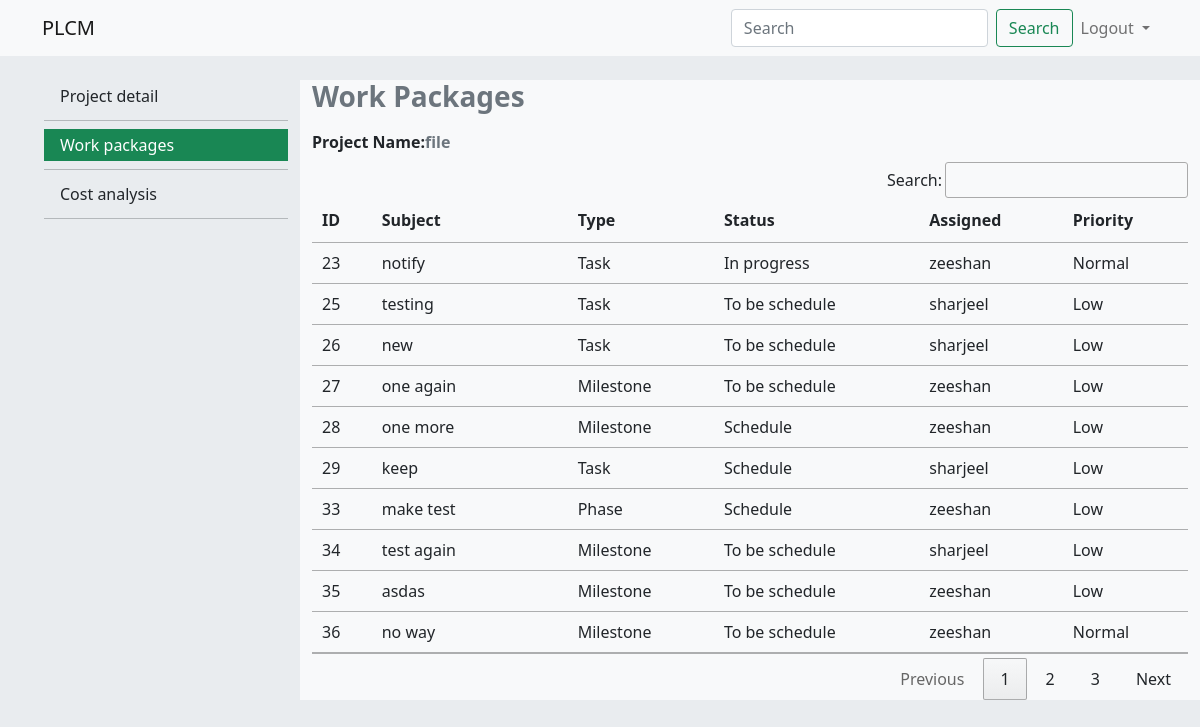
The app's page /admin/work_packages.php?p_id=80 (signed in) with its own data.
### tables this page shows
CREATE TABLE `projects` (
  `p_id` int(11) NOT NULL,
  `p_title` text NOT NULL,
  `p_category` text NOT NULL,
  `p_problem` text NOT NULL,
  `p_description` text NOT NULL,
  `file_path` text NOT NULL,
  `a_id` int(11) NOT NULL
);

CREATE TABLE `module` (
  `mod_id` int(11) NOT NULL,
  `create_id` int(11) NOT NULL,
  `assign_id` int(11) NOT NULL,
  `p_id` int(11) NOT NULL,
  `subject` text NOT NULL,
  `status` text NOT NULL,
  `priority` text NOT NULL,
  `type` text NOT NULL,
  `m_file_path` text DEFAULT NULL,
  `date` timestamp NOT NULL DEFAULT current_timestamp() ON UPDATE current_timestamp()
);

CREATE TABLE `members` (
  `m_id` int(11) NOT NULL,
  `f_name` text NOT NULL,
  `l_name` text NOT NULL,
  `reg_no` text NOT NULL,
  `email` text NOT NULL,
  `password` text NOT NULL,
  `designation` text NOT NULL,
  `speciality` text NOT NULL,
  `img_path` text NOT NULL,
  `date` timestamp NOT NULL DEFAULT current_timestamp() ON UPDATE current_timestamp()
);

### admin/work_packages.php (the view, shortened to what this page needs)
<?php
include("connection/connection.php");
$id=$_GET['p_id'];
$query="select * from projects where p_id=".$id;
$project=mysqli_query($conn,$query);
$pro=mysqli_fetch_assoc($project);
$query="select f_name,mod_id,subject,type,status,priority,module.date from module,members where p_id=".$pro['p_id']." and m_id=assign_id";
$fetch=mysqli_query($conn,$query);
?>
<!doctype html>
<html lang="en">
  <head>
    <link href="https://cdn.jsdelivr.net/npm/bootstrap@5.1.3/dist/css/bootstrap.min.css" rel="stylesheet">
    <link rel='stylesheet' href='css/style.css'>
    <link rel="stylesheet" type="text/css" href="//cdn.datatables.net/1.10.21/css/jquery.dataTables.min.css"/>
  </head>
  <body>
  <div class='container-fluid p-0 responsive'>
  <nav class="navbar navbar-expand-md navbar-light bg-light">
  <div class="container">
    <a class="navbar-brand" href="#">PLCM</a>
    <div class="collapse navbar-collapse" id="navbarSupportedContent">
      <form class="d-flex">
        <input class="form-control me-2" type="search" placeholder="Search" aria-label="Search">
        <button class="btn btn-outline-success" type="submit">Search</button>
      </form>
      <ul class='navbar-nav'>
      <li class="nav-item dropdown">
          <a class="nav-link dropdown-toggle" href="#" id="navbarDropdown" role="button" data-bs-toggle="dropdown" aria-expanded="false">
            Logout
          </a>
        </li>
</ul>
    </div>
  </div>
</nav>
<section class='content bg'>
  <div class='row m-0  mt-md-4'>
  <div class='col-md-3 d-none d-md-block align-self-start'>
  <ul class='menu '>
  <li><a class="dropdown-item " href="detail_project.php?p_id=<?php echo $id;?>">Project detail</a></li>
            <li><hr class="dropdown-divider"></li>
            <li><a class="dropdown-item active" href="work_packages.php?p_id=<?php echo $id;?>">Work packages</a></li>
            <li><hr class="dropdown-divider"></li>
            <li><a class="dropdown-item" href="cost_analysis.php?p_id=<?php echo $id;?>">Cost analysis</a></li>
            <li><hr class="dropdown-divider"></li>
</ul>
</div>
<div class='col-md-9 align-self-start bg-light'>
    <div class='row'>
    <div class='col-12 text-muted h3 fw-bold'>
            Work Packages
          </div>
          <div class='col-12 text-muted  fw-bold mt-2 '>
            <span class='text-dark'>Project Name:</span><span><?php echo $pro['p_title']; ?>        </div>
<div class='col-12'>
    <div class="table-responsive mt-2">
<table id="userTable" class=' table table-hover '>
        <thead>
            <th>ID</th>
            <th>Subject</th>
            <th>Type</th>
            <th>Status</th>
            <th>Assigned</th>
            <th>Priority</th>
        </thead>
        <tbody>
           <?php
           if(mysqli_num_rows($fetch)>0){
           while($fet=mysqli_fetch_assoc($fetch)){?>
           <tr>
             <td ><a href='c_detail.php?p_id=<?php echo $pro['p_id']?>&&mod_id=<?php echo $fet['mod_id'];?>' class='text-decoration-none text-dark'><?php echo $fet['mod_id'];?></a></td>
             <td><?php echo $fet['subject'];?></td>
             <td><?php echo $fet['type'];?></td>
             <td><?php echo $fet['status'];?></td>
             <td><?php echo $fet['f_name'];?></td>
             <td><?php echo $fet['priority'];?></td>
           </tr>
           <?php }} ?>
        </tbody>
    </table>
                </div>
                </div>
</div>
</div>
</section>
</div>
</body>
</html>

### admin/css/style.css (style rules this page uses)
.row , .col-md-5,.col-md-7 { height:100%; display:flex; justify-content: center; align-items: center; }
.bg { background-color:#e9ecef!important; }
.active { background-color:#198754!important; }
.menu { list-style:none; }
.responsive { height:100vh; background-color:#e9ecef; }

### records on screen
projects: p_title "file"
module: mod_id "23", subject "notify", type "Task", status "In progress", members.f_name "zeeshan", priority "Normal"
module: mod_id "25", subject "testing", type "Task", status "To be schedule", members.f_name "sharjeel", priority "Low"
module: mod_id "26", subject "new", type "Task", status "To be schedule", members.f_name "sharjeel", priority "Low"
module: mod_id "27", subject "one again", type "Milestone", status "To be schedule", members.f_name "zeeshan", priority "Low"
module: mod_id "28", subject "one more", type "Milestone", status "Schedule", members.f_name "zeeshan", priority "Low"
module: mod_id "29", subject "keep", type "Task", status "Schedule", members.f_name "sharjeel", priority "Low"
module: mod_id "33", subject "make test", type "Phase", status "Schedule", members.f_name "zeeshan", priority "Low"
module: mod_id "34", subject "test again", type "Milestone", status "To be schedule", members.f_name "sharjeel", priority "Low"
module: mod_id "35", subject "asdas", type "Milestone", status "To be schedule", members.f_name "zeeshan", priority "Low"
module: mod_id "36", subject "no way", type "Milestone", status "To be schedule", members.f_name "zeeshan", priority "Normal"
